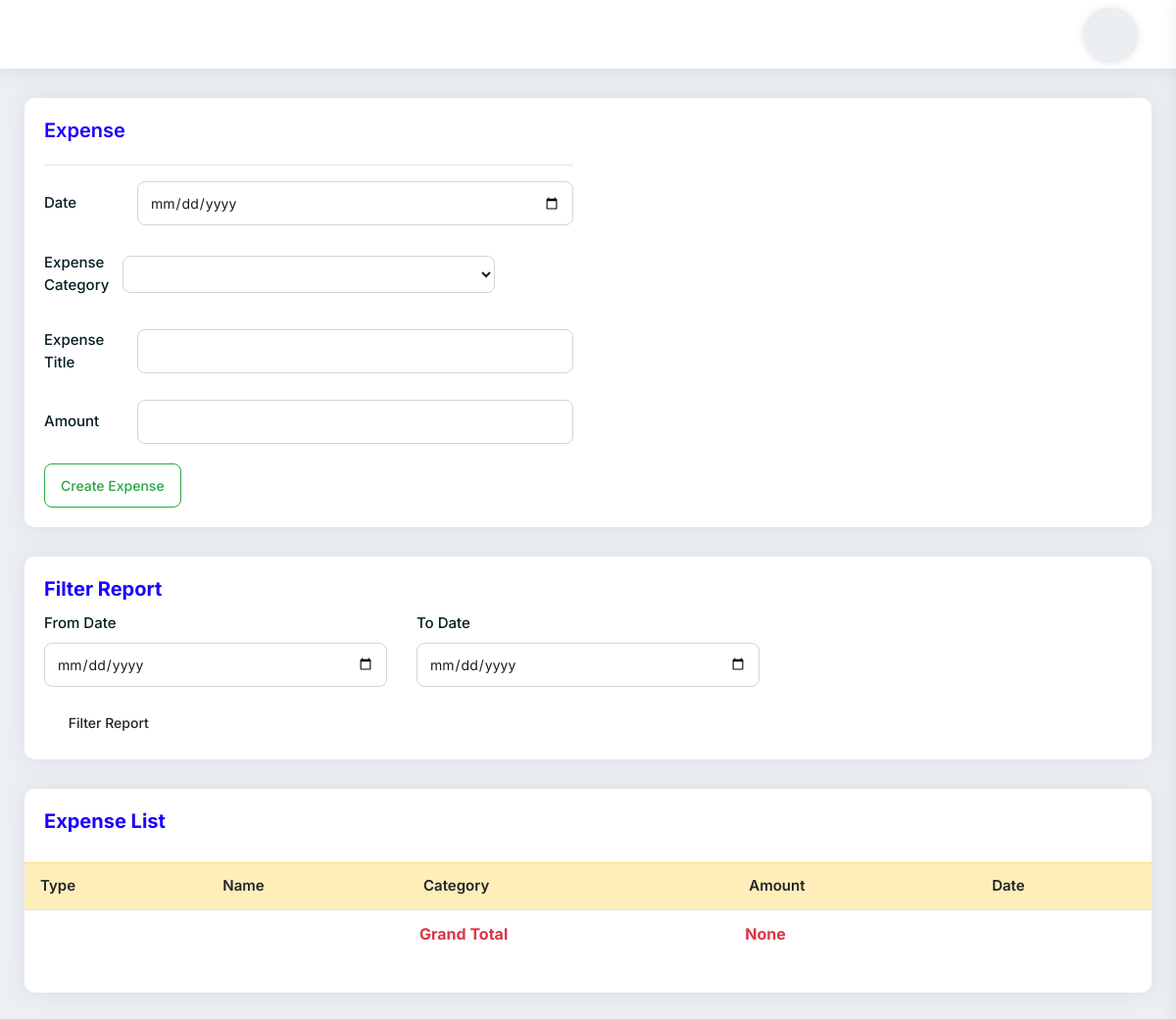
Before: /ExpenseReportView/ with the older database file.
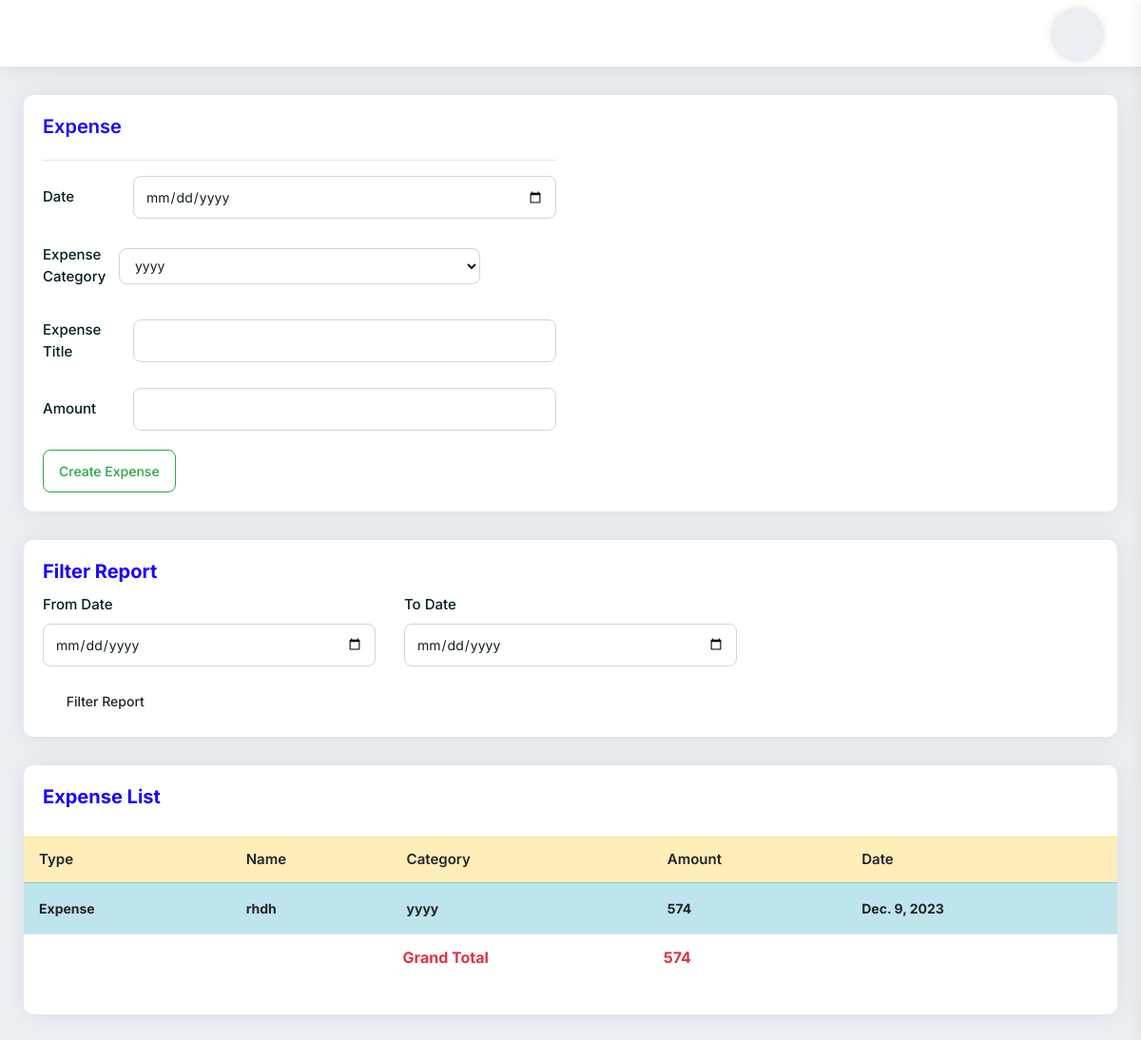
After: the same page with the newer database file.
### myapp/models.py (models this page shows)
class ExpenseReport(models.Model):
    expense_type = models.CharField(max_length=225)
    title = models.CharField(max_length=225)
    category = models.CharField(max_length=225)
    amount = models.IntegerField(default=0)
    expense_date = models.DateField()
    created_at = models.DateTimeField(auto_now_add=True)

### myapp/views.py (the view, shortened to what this page needs)
# urls.py: path('ExpenseReportView/', ExpenseReportView.as_view(), name='ExpenseReportView'),
class ExpenseReportView(View):
    def get(self,request):
        expense_ledger = ExpenseLedger.objects.all()
        expense_report = ExpenseReport.objects.all()
        grand_total_amount = expense_report.aggregate(Sum('amount'))['amount__sum']
        grand_total_ledger = expense_ledger.aggregate(Sum('balance'))['balance__sum']
        context = {'expense_ledger': expense_ledger,'expense_report':expense_report,'grand_total_amount':grand_total_amount,'grand_total_ledger':grand_total_ledger}
        return render(request, 'expense_report.html', context)

### templates/expense_report.html (shortened to what the changed rows need)
{% extends 'base.html' %}
{% block content %}
<div class="page-header">
    <div class="row">
        <div class="col-md-6 col-sm-12">
            <form action="{% url 'myapp:ExpenseReportView' %}" method="post">{% csrf_token %}
                <div class="form-group row">
                            <label class="col-sm-12 col-md-2 col-form-label">Expense Category</label>
                            <select
                                    class="custom-select2 form-control col-sm-8 col-md-8"
                                    name="category"
                                    style="width: 80%; height: 38px"
                                    >
                                    {% for i in expense_ledger %}
                                    <option value="{{i.category}}">{{i.category}}</option>
                                    {% endfor %}
                            </select>
                        </div>
            </form>
        </div>
    </div>
</div>
<div class="card-box mb-30">
    <div class="pb-20">
        <table
                class="table hover multiple-select-row data-table-export nowrap"
        >
            <thead>
            <tr class="table-warning">
                <th class="">Type</th>
                <th class="">Name</th>
                <th class=""> Category</th>
                <th class="">Amount</th>
                <th class="">Date</th>
            </tr>
            </thead>
            <tbody>
            {% for p in expense_report %}
            <tr class="table-info">
                <td class="table-plus"><b>{{p.expense_type}}</b></td>
                 <td><b>{{p.title}}</b></td>
                <td><b>{{p.category}}</b></td>
                <td><b>{{p.amount}}</b></td>
                <td><b>{{p.expense_date}}</b></td>
            </tr>
            {% endfor %}
            </tbody>
            <tfoot>
            <tr>
                <td></td>
                <td></td>
                <th class="text-danger">Grand Total</th>
                <th class="text-danger">{{grand_total_amount}}</th>
                <td></td>
            </tr>
            </tfoot>
        </table>
    </div>
</div>
{% endblock content %}

Changed rows visible on the page:
added ExpenseReport: expense_type "Expense", title "rhdh", category "yyyy", amount "574", expense_date "Dec. 9, 2023"
Other visible differences:
form field category: (not shown) → "yyyy"
{{ grand_total_amount }}: "None" → "574"
